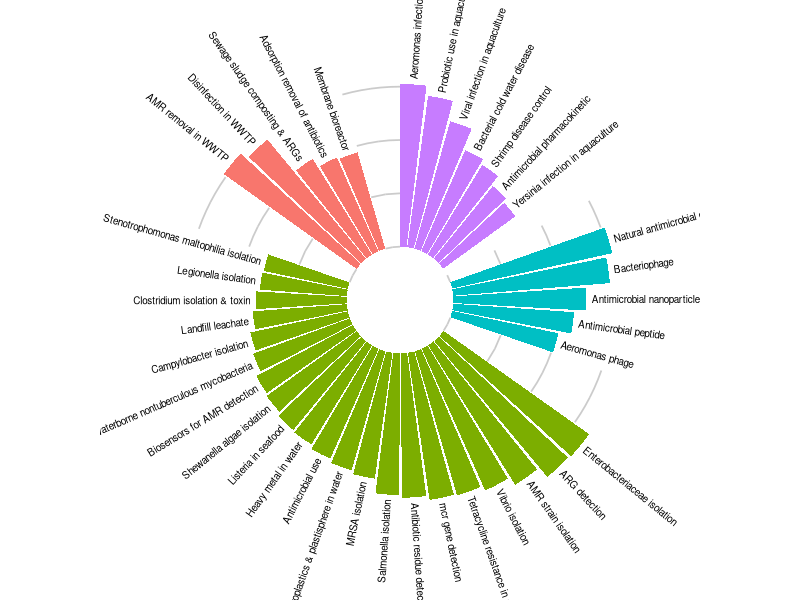
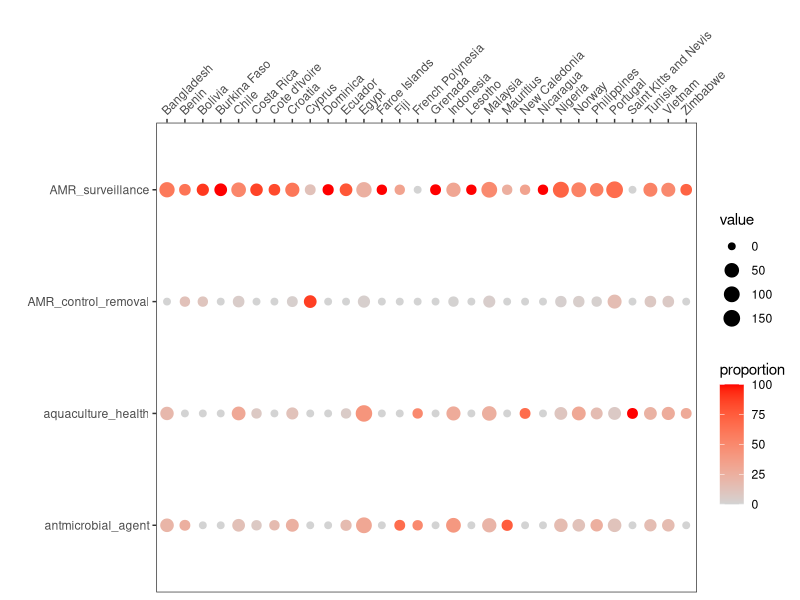
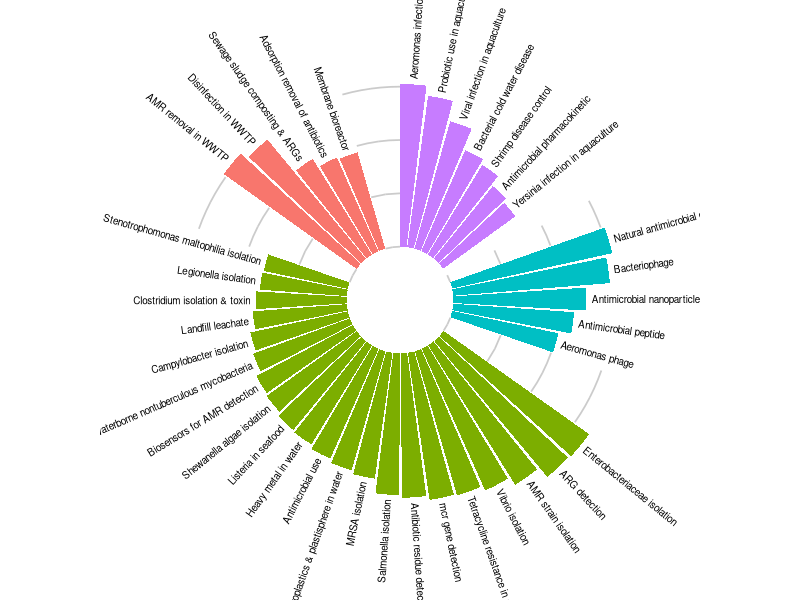
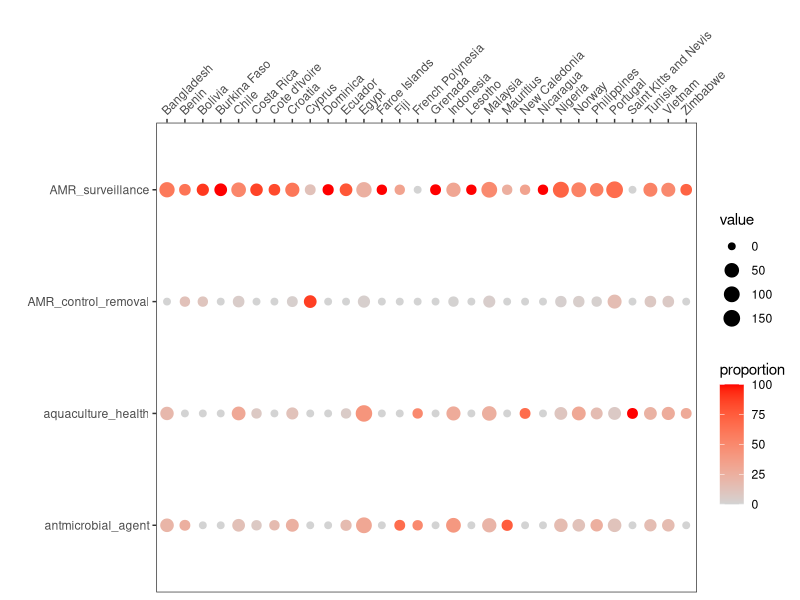

These charts were generated, in order, by the following R code:
pkgs <- c("dplyr", "ggplot2", "stringr")
for (p in pkgs) {
  if (!requireNamespace(p, quietly = TRUE)) {
    install.packages(p)
  }
  library(p, character.only = TRUE)
}

df_topics_c_m <- read.csv("./Data/Fig4_total.csv")

plot_data <- df_topics_c_m %>% select(individual = CustomName, group = Topic.category, value = Count) %>% 
  mutate(value = log10(value))
datagroup <- plot_data$group %>% unique
datagroup <- c("Antimicrobial agent", "AMR control & removal", "Aquaculture health & disease control", "AMR surveillance")


allplotdata <- tibble('group' = rep(datagroup, 2),
                      'individual' = paste0('empty_individual_', 1:8),
                      'value' = 0) %>% 
  bind_rows(plot_data) %>% arrange(desc(group), desc(value)) %>% mutate(xid = 1:n()) %>% 
  mutate(angle = 90 - 360 * (xid - 0.5) / n()) %>% 
  mutate(hjust = ifelse(angle < -90, 1, 0)) %>% 
  mutate(angle = ifelse(angle < -90, angle+180, angle))

# Extract placeholder entries and make layout adjustments
firstxid <- which(str_detect(allplotdata$individual, pattern = "empty_individual"))

segment_data <- data.frame('from' = firstxid + 1,
                           'to' = c(c(firstxid - 1)[-1], nrow(allplotdata)),
                           'label' = datagroup) %>% 
  mutate(labelx = as.integer((from + to)/2))

# Define a custom axis
coordy <- tibble('coordylocation' = seq(from = min(allplotdata$value), to = max(allplotdata$value), 1),
                 'coordytext' = as.character(round(coordylocation, 2)),
                 'x' = 1)

# Build a custom grid for the axis
griddata <- expand.grid('locationx' = firstxid[-1], 'locationy' = coordy$coordylocation)

# Draw the plot
ggplot() + 
  geom_bar(data = allplotdata, aes(x = xid, y = value, fill = group), stat = 'identity') + 
  # geom_text(data = allplotdata %>% filter(!str_detect(individual, pattern = "empty_individual")),
  #           aes(x = xid, label = individual, y = value+0.1, angle = 0, hjust = hjust),
  #           color="black", alpha=1, size=2.5) +
  geom_text(data = allplotdata %>% filter(!str_detect(individual, pattern = "empty_individual")),
            aes(x = xid, label = individual, y = value+0.1, angle = angle, hjust = hjust),
            color="black",alpha=1, size=2.5) +
  # geom_segment(data = segment_data, aes(x = from, xend = to), y = -2, yend=-2) +
  # geom_text(data = segment_data, aes(x = labelx, label = label), y = -2) +
  # geom_text(data = coordy, aes(x = x, y = coordylocation+0.5, label = coordytext),
  #           color="black", size=3 , angle=0, fontface="bold") +
  geom_segment(data = griddata, 
               aes(x = locationx-0.5, xend = locationx + 0.5, y = locationy, yend = locationy),
               colour = "grey", alpha=0.8, size=0.6) + 
  scale_x_continuous(expand = c(0, 0)) + 
  scale_y_continuous(limits = c(-1, 3.5)) +
  coord_polar() +
  theme_void() +
  theme(legend.position = 'none')


# Save the figure
ggsave('./Figures/Fig4a.pdf', family = "ArialMT")

plot_data <- read.csv("./Data/Fig4_country.csv", row.names = 1, check.names = F)
plot_data <- plot_data %>% mutate(topic_category = factor(topic_category, levels = c("AMR_surveillance", "AMR_control_removal", 
                                                                                     "aquaculture_health", "antmicrobial_agent") %>% rev))
ggplot(plot_data, aes(x=country, y=topic_category)) +
  geom_point(aes(size = value, color = proportion)) +
  theme_bw() +
  scale_color_gradient(low = "lightgrey", high = "red") + 
  labs(x = "", y = "") +
  scale_size_continuous(trans = "sqrt",
                        range = c(2, 5)) +
  scale_x_discrete(position = "top")  + 
  theme(panel.grid = element_blank(),
        axis.text.x = element_text(angle = 45, hjust = 0, vjust = 0.5)) 
ggsave("./Figures/Fig4d.pdf", family = "ArialMT",
       height = 2.5,
       width = 10)
